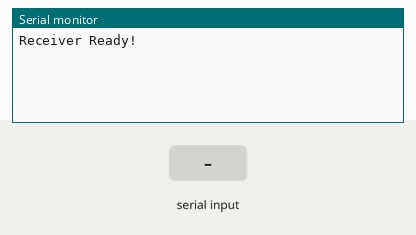
A sketch run on a simulated ESP32. Shown: the last lines printed to the serial monitor. The inputs (shaded band) are chosen by the test bench.

Above: at 1.2 s.
1.3 s: "1\n" received over the second serial link
At 1.7 s:
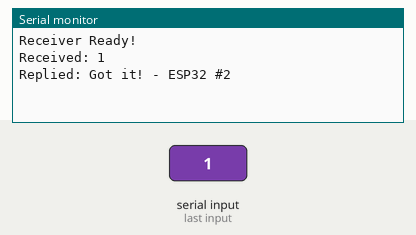
2.8 s: "0\n" received over the second serial link
At 4.0 s:
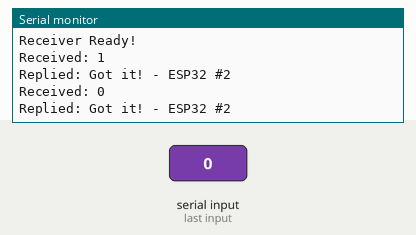
4.3 s: "2\n" received over the second serial link
At 5.2 s:
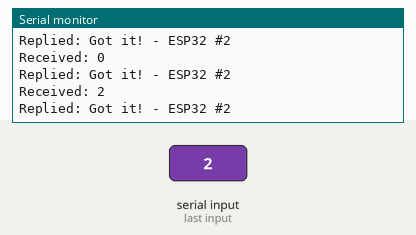

Measured:
- after the input at 1.3 s, the serial monitor: prints a new line at once (image 1)
- after the input at 2.8 s, the serial monitor: prints a new line at once (image 2)
- after the input at 4.3 s, the serial monitor: prints a new line at once (image 3)

The sketch:

ESP32_2_Receiver.ino
```cpp
// ESP32 #2 - RECEIVER
// Upload this to the SECOND ESP32
// Uses UART2: TX=GPIO17, RX=GPIO16

#define RXD0 16
#define TXD0 17

void setup() {
  Serial.begin(115200);             // USB Serial (for monitoring)
  Serial2.begin(9600, SERIAL_8N1, RXD0, TXD0); // UART from ESP32 #1
  Serial.println("Receiver Ready!");
}

void loop() {
  // Listen for incoming message
  if (Serial2.available()) {
    String incoming = Serial2.readStringUntil('\n');
    Serial.println("Received: " + incoming);

    // Send a reply back
    String reply = "Got it! - ESP32 #2";
    Serial2.println(reply);
    Serial.println("Replied: " + reply);
  }
}
```
